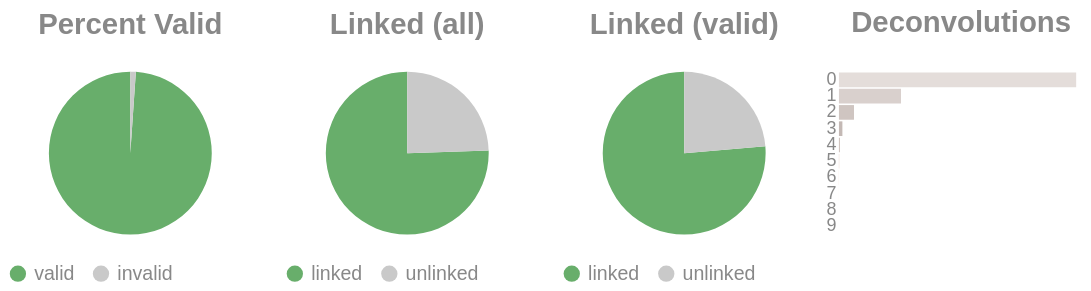

Notebook cell for this chart:
### Code cell
if SKIPLR:
    pass
else:
    clash = Counter()
    for i in valids['molecule'].to_list():
        _mol = i.split("-")
        if len(_mol) == 1:
            clash.update('0')
        else:
            clash.update(_mol[-1])

    _d = {"deconvolutions": [], 'count': []}
    for k,v in clash.items():
        _d['deconvolutions'].append(k)
        _d['count'].append(v)

    tot_valid = valids['reads'].sum()
    mask = valids['reads'] >= 2
    n_linked_reads = valids.filter(mask)['reads'].sum()
    if n_linked_reads == 0:
        print_html("No linked molecules (>=2 reads) were detected; skipping linked-only distributions.")
        SKIPLR = True
    else:
        perc_valid = round(tot_valid / n_reads, 4)
        linked_perc_abs = round(n_linked_reads / n_reads, 4)
        linked_perc = round(n_linked_reads / tot_valid, 4)

    _valid = pl.DataFrame({"valids": ['valid', 'invalid'], "count": [tot_valid, n_reads - tot_valid]})
    _linked_abs = pl.DataFrame({"linked (absolute)": ['linked', 'unlinked'], "count": [n_linked_reads, n_reads - n_linked_reads]})
    _linked_rel = pl.DataFrame({"linked (valids)": ['linked', 'unlinked'], "count": [n_linked_reads, tot_valid - n_linked_reads]})

    (
        alt.hconcat(
            piechart(_valid, goodval = 'valid', title = "Percent Valid"),
            piechart(_linked_abs, goodval = "linked", title =  "Linked (all)"),
            piechart(_linked_rel, goodval = "linked", title =  "Linked (valid)"),
            convolutionbar(pl.DataFrame(_d), title = "Deconvolutions"),
            center = True,
            bounds = 'flush'
        )
        .resolve_scale(color='independent')
        .resolve_legend('independent')
        .properties(usermeta={'embedOptions': {"actions": False}})
    ).display()

### Figure 1 — Vega-Lite specification as saved in the notebook (floating-point values rounded to 4 significant figures)
{"width": "container", "height": 400, "config": {"title": {"anchor": "start", "dy": -15, "fontSize": 18, "color": "#888888", "subtitleColor": "#888888", "subtitleFontSize": 14}, "arc": {"fill": "#0072B2"}, "axis": {"domainColor": "#888888", "domainWidth": 0.5, "gridWidth": 0.2, "grid": false, "titleFontWeight": 400, "titleFontSize": 15, "labelFontSize": 11, "labelColor": "#888888", "tickColor": "#888888", "tickWidth": 0.2, "titleColor": "#888888"}, "axisBand": {"grid": false}, "axisX": {"grid": true, "tickSize": 10, "domainCap": "round"}, "axisY": {"domain": false, "grid": true, "tickSize": 0, "domainCap": "round"}, "background": "transparent", "header": {"labelFontSize": 15, "labelColor": "#888888", "titleFontSize": 15, "titleFontWeight": 600, "titleColor": "#888888"}, "legend": {"labelFont": "sans-serif", "labelFontSize": 12, "labelColor": "#888888", "symbolSize": 100, "symbolType": "circle", "titleFontSize": 12, "titlePadding": 10, "titleColor": "#888888", "title": null}, "range": {"category": ["#E69F00", "#56B4E9", "#009E73", "#F0E442", "#0072B2", "#D55E00", "#CC79A7", "#000000"], "diverging": ["#cfe8f3", "#a2d4ec", "#73bfe2", "#46abdb", "#1696d2", "#12719e"]}, "area": {"fill": "#0072B2", "fillOpacity": 0.7, "line": true, "strokeOpacity": 0.7}, "line": {"color": "#0072B2", "stroke": "#0072B2", "strokeWidth": 2}, "trail": {"color": "#0072B2", "stroke": "#0072B2", "strokeWidth": 0, "size": 1}, "point": {"filled": true, "fillOpacity": 1.0, "size": 95}, "text": {"color": "#888888", "fontSize": 11, "align": "right", "fontWeight": 400, "size": 11}, "bar": {"fill": "#0072B2", "stroke": null}, "view": {"stroke": null, "continuousWidth": 660, "continuousHeight": 400}}, "hconcat": [{"data": {"name": "data-3b45fd73afcbe7f0176e56217701f1c2"}, "mark": {"type": "arc"}, "encoding": {"color": {"field": "valids", "legend": {"orient": "bottom", "title": null}, "scale": {"domain": ["valid", "invalid"], "range": ["#68ae6b", "#C9C9C9"]}, "title": "Valids", "type": "nominal"}, "theta": {"field": "count", "type": "quantitative"}, "tooltip": [{"field": "valids", "title": "Valids", "type": "ordinal"}, {"field": "percent", "format": ".2%", "title": "Percent", "type": "quantitative"}, {"field": "count", "title": "Count", "type": "quantitative"}]}, "height": 100, "title": {"text": "Percent Valid", "align": "center", "anchor": "middle"}, "transform": [{"calculate": "datum.count / 3658542", "as": "percent"}], "width": 150}, {"data": {"name": "data-531b0084e089114e992a1b498b057c45"}, "mark": {"type": "arc"}, "encoding": {"color": {"field": "linked (absolute)", "legend": {"orient": "bottom", "title": null}, "scale": {"domain": ["linked", "unlinked"], "range": ["#68ae6b", "#C9C9C9"]}, "title": "Linked (Absolute)", "type": "nominal"}, "theta": {"field": "count", "type": "quantitative"}, "tooltip": [{"field": "linked (absolute)", "title": "Linked (Absolute)", "type": "ordinal"}, {"field": "percent", "format": ".2%", "title": "Percent", "type": "quantitative"}, {"field": "count", "title": "Count", "type": "quantitative"}]}, "height": 100, "title": {"text": "Linked (all)", "align": "center", "anchor": "middle"}, "transform": [{"calculate": "datum.count / 3658542", "as": "percent"}], "width": 150}, {"data": {"name": "data-c0b61f52dff40274311e98c8a89da34d"}, "mark": {"type": "arc"}, "encoding": {"color": {"field": "linked (valids)", "legend": {"orient": "bottom", "title": null}, "scale": {"domain": ["linked", "unlinked"], "range": ["#68ae6b", "#C9C9C9"]}, "title": "Linked (Valids)", "type": "nominal"}, "theta": {"field": "count", "type": "quantitative"}, "tooltip": [{"field": "linked (valids)", "title": "Linked (Valids)", "type": "ordinal"}, {"field": "percent", "format": ".2%", "title": "Percent", "type": "quantitative"}, {"field": "count", "title": "Count", "type": "quantitative"}]}, "height": 100, "title": {"text": "Linked (valid)", "align": "center", "anchor": "middle"}, "transform": [{"calculate": "datum.count / 3618830", "as": "percent"}], "width": 150}, {"data": {"name": "data-990ac74758117c8f59d600aa2e2c5d17"}, "mark": {"type": "bar"}, "encoding": {"color": {"field": "deconvolutions", "legend": null, "scale": {"scheme": "lightgreyred"}, "type": "nominal"}, "tooltip": [{"field": "deconvolutions", "title": "Deconvolutions", "type": "ordinal"}, {"field": "percent", "format": ".2%", "title": "Percent", "type": "quantitative"}, {"field": "count", "title": "Count", "type": "quantitative"}], "x": {"axis": null, "field": "count", "type": "quantitative"}, "y": {"field": "deconvolutions", "sort": "ascending", "title": null, "type": "nominal"}}, "height": 100, "title": {"text": "Deconvolutions", "align": "center", "anchor": "middle"}, "transform": [{"calculate": "datum.count / 1565541", "as": "percent"}], "width": 150}], "bounds": "flush", "center": true, "resolve": {"legend": {"angle": "independent"}, "scale": {"color": "independent"}}, "usermeta": {"embedOptions": {"actions": false}}, "$schema": "https://vega.github.io/schema/vega-lite/v6.4.1.json", "datasets": {"data-3b45fd73afcbe7f0176e56217701f1c2": [{"valids": "valid", "count": 3618830}, {"valids": "invalid", "count": 39712}], "data-531b0084e089114e992a1b498b057c45": [{"linked (absolute)": "linked", "count": 2762734}, {"linked (absolute)": "unlinked", "count": 895808}], "data-c0b61f52dff40274311e98c8a89da34d": [{"linked (valids)": "linked", "count": 2762734}, {"linked (valids)": "unlinked", "count": 856096}], "data-990ac74758117c8f59d600aa2e2c5d17": [{"deconvolutions": "0", "count": 1165075}, {"deconvolutions": "1", "count": 304841}, {"deconvolutions": "2", "count": 73858}, {"deconvolutions": "3", "count": 16953}, {"deconvolutions": "4", "count": 3734}, {"deconvolutions": "5", "count": 828}, {"deconvolutions": "6", "count": 195}, {"deconvolutions": "7", "count": 44}, {"deconvolutions": "8", "count": 10}, {"deconvolutions": "9", "count": 3}]}}
